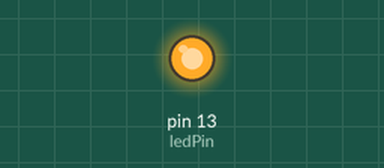
The sketch below on a simulated Arduino Uno, built with avr-gcc and run on an emulated ATmega328P. Shown: output pins drawn as LEDs (lit = HIGH).

Above: at 1.0 s.
At 3.0 s:
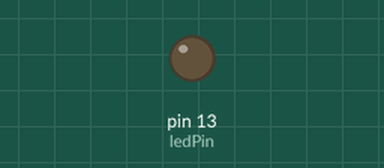
Timing chart, 0 to 5.2 s (numbered marks = the images above):
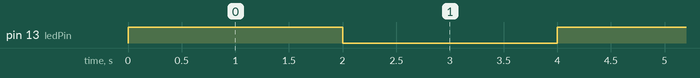

Measured:
- by itself, pin 13 (ledPin): alternates HIGH for 2.0 s and LOW for 2.0 s

The sketch:

ch1r5.ino
```cpp
const int ledPin =  13;    // LED connected to digital pin 13

void setup()
{
  pinMode(ledPin, OUTPUT);
}

void loop()
{
  digitalWrite(ledPin, HIGH);   // set the LED on
  delay(2000);                  // wait for two seconds
  digitalWrite(ledPin, LOW);    // set the LED off
  delay(2000);                  // wait for two seconds
}
```
